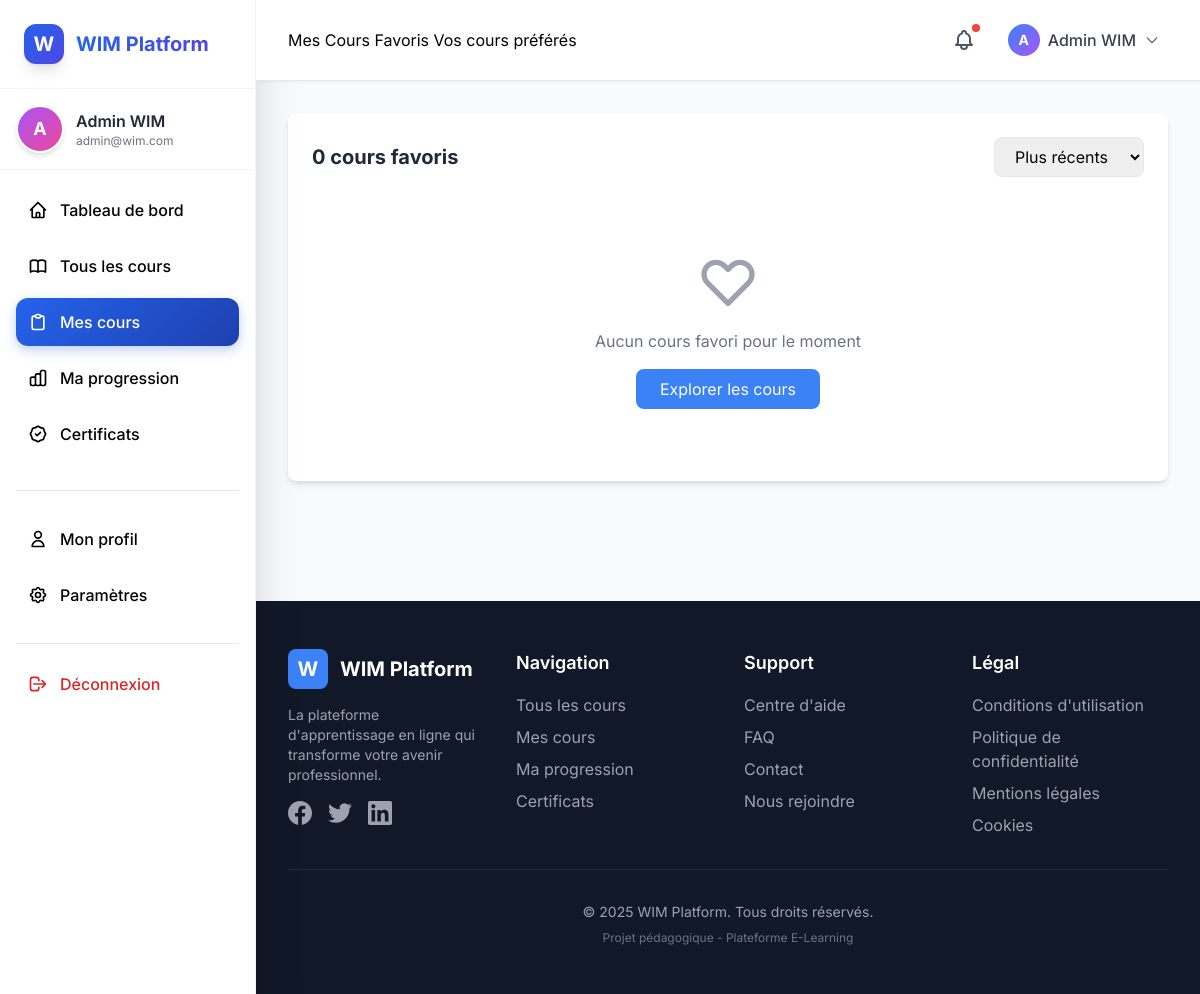
The page /enrollments/favorites/ (signed in) on the database its author committed.
### apps/users/models.py (models this page shows, shortened)
class User(AbstractUser):
    username = None
    email = models.EmailField('adresse email', unique=True)
    name = models.CharField('nom complet', max_length=150, blank=True)
    bio = models.TextField('biographie', max_length=500, blank=True)
    avatar = models.ImageField(upload_to='avatars/', blank=True, null=True)
    phone = models.CharField('téléphone', max_length=20, blank=True)
    location = models.CharField('localisation', max_length=100, blank=True)
    newsletter_subscribed = models.BooleanField('newsletter', default=True)
    email_notifications = models.BooleanField('notifications', default=True)
    is_instructor = models.BooleanField('instructeur', default=False)
    groups = models.ManyToManyField(
        'auth.Group',
        verbose_name='groups',
        blank=True,
        related_name='custom_users',
        related_query_name='custom_user',
    )
    user_permissions = models.ManyToManyField(
        'auth.Permission',
        verbose_name='user permissions',
        blank=True,
        related_name='custom_users',
        related_query_name='custom_user',
    )
    objects = UserManager()
    USERNAME_FIELD = 'email'
    REQUIRED_FIELDS = ['name']
    class Meta:
        verbose_name = 'utilisateur'
        verbose_name_plural = 'utilisateurs'
        ordering = ['-date_joined']

### apps/enrollments/views.py (the view)
# urls.py: path('favorites/', views.FavoritesView.as_view(), name='favorites'),
class FavoritesView(LoginRequiredMixin, ListView):
    model = Enrollment
    template_name = 'enrollments/favorites.html'
    context_object_name = 'favorites'
    def get_queryset(self):
        return Enrollment.objects.filter(
            user=self.request.user,
            is_favorite=True,
            is_active=True
        ).select_related('course', 'course__category')

### templates/enrollments/favorites.html (shortened to what this page needs)
{% extends 'base.html' %}
{% load static %}
{% block page_title %}Mes Cours Favoris{% endblock %}
{% block page_subtitle %}Vos cours préférés{% endblock %}
{% block content %}
<div class="bg-white rounded-lg shadow-md p-6 mb-6">
    <div class="flex items-center justify-between mb-6">
        <h2 class="text-xl font-bold text-gray-800">{{ favorites.count }} cours favoris</h2>
        <div class="flex gap-2">
            <select class="px-4 py-2 border rounded-lg focus:ring-2 focus:ring-blue-500">
                <option>Plus récents</option>
            </select>
        </div>
    </div>
    <div class="grid grid-cols-1 md:grid-cols-2 lg:grid-cols-3 gap-6">
        {% for favorite in favorites %}
        <div class="border rounded-lg overflow-hidden hover:shadow-lg transition-all">
            <div class="relative">
                {% if favorite.course.image %}
                    <img src="{{ favorite.course.image.url }}" alt="{{ favorite.course.title }}" class="w-full h-48 object-cover">
                {% else %}
                    <div class="w-full h-48 bg-gradient-to-br from-red-400 to-pink-500 flex items-center justify-center">
                        <span class="text-white text-3xl font-bold">{{ favorite.course.title|first }}</span>
                    </div>
                {% endif %}
                <button
                    hx-post="{% url 'courses:toggle_favorite' favorite.course.id %}"
                    hx-swap="outerHTML"
                    class="absolute top-2 right-2 p-2 bg-white rounded-full shadow-md hover:bg-gray-100">
                    <svg class="w-6 h-6 text-red-500 fill-current" viewBox="0 0 24 24">
                        <path d="M4.318 6.318a4.5 4.5 0 000 6.364L12 20.364l7.682-7.682a4.5 4.5 0 00-6.364-6.364L12 7.636l-1.318-1.318a4.5 4.5 0 00-6.364 0z"/>
                    </svg>
                </button>
            </div>
            <div class="p-4">
                <span class="text-xs font-semibold text-blue-600 uppercase">{{ favorite.course.category.name }}</span>
                <h3 class="font-bold text-gray-800 mt-2 mb-3">{{ favorite.course.title }}</h3>
                <div class="flex items-center justify-between">
                    <div class="flex items-center space-x-1">
                        {% for i in "12345" %}
                        <svg class="w-4 h-4 {% if forloop.counter <= favorite.course.rating %}text-yellow-400{% else %}text-gray-300{% endif %}" fill="currentColor" viewBox="0 0 20 20">
                            <path d="M9.049 2.927c.3-.921 1.603-.921 1.902 0l1.07 3.292a1 1 0 00.95.69h3.462c.969 0 1.371 1.24.588 1.81l-2.8 2.034a1 1 0 00-.364 1.118l1.07 3.292c.3.921-.755 1.688-1.54 1.118l-2.8-2.034a1 1 0 00-1.175 0l-2.8 2.034c-.784.57-1.838-.197-1.539-1.118l1.07-3.292a1 1 0 00-.364-1.118L2.98 8.72c-.783-.57-.38-1.81.588-1.81h3.461a1 1 0 00.951-.69l1.07-3.292z"></path>
                        </svg>
                        {% endfor %}
                    </div>
                    <a href="{% url 'courses:detail' favorite.course.slug %}"
                       class="px-4 py-2 bg-blue-500 text-white text-sm rounded-lg hover:bg-blue-600">
                        Voir le cours
                    </a>
                </div>
            </div>
        </div>
        {% empty %}
        <div class="col-span-3 text-center py-12">
            <svg class="w-16 h-16 text-gray-400 mx-auto mb-4" fill="none" stroke="currentColor" viewBox="0 0 24 24">
                <path stroke-linecap="round" stroke-linejoin="round" stroke-width="2" d="M4.318 6.318a4.5 4.5 0 000 6.364L12 20.364l7.682-7.682a4.5 4.5 0 00-6.364-6.364L12 7.636l-1.318-1.318a4.5 4.5 0 00-6.364 0z"></path>
            </svg>
            <p class="text-gray-500 mb-4">Aucun cours favori pour le moment</p>
            <a href="{% url 'courses:list' %}" class="inline-block px-6 py-2 bg-blue-500 text-white rounded-lg hover:bg-blue-600">
                Explorer les cours
            </a>
        </div>
        {% endfor %}
    </div>
</div>
{% endblock %}

### templates/base.html (shortened to what this page needs)
{% load static %}
<!DOCTYPE html>
<html lang="fr">
<head>
    <script src="https://cdn.tailwindcss.com"></script>
</head>
<body class="bg-gray-50 antialiased">
    <div class="flex min-h-screen">
        {% if user.is_authenticated %}
        <aside class="w-64 bg-white shadow-2xl fixed h-screen overflow-y-auto border-r border-gray-100 z-10">
            <div class="p-6 border-b border-gray-100">
                <a href="{% url 'dashboard:index' %}" class="flex items-center space-x-3 group">
                    <div class="w-10 h-10 bg-gradient-to-br from-blue-600 to-indigo-600 rounded-xl flex items-center justify-center shadow-lg group-hover:shadow-xl transition-all">
                        <span class="text-white font-bold text-xl">W</span>
                    </div>
                    <span class="text-xl font-bold bg-gradient-to-r from-blue-600 to-indigo-600 bg-clip-text text-transparent">
                    </span>
                </a>
            </div>
            <div class="p-4 border-b border-gray-100">
                <div class="flex items-center space-x-3">
                    {% if user.avatar %}
                        <img src="{{ user.avatar.url }}" alt="{{ user.name }}" class="w-12 h-12 rounded-full border-2 border-blue-200">
                    {% else %}
                        <div class="w-12 h-12 bg-gradient-to-br from-purple-500 to-pink-500 rounded-full flex items-center justify-center border-2 border-white shadow-md">
                            <span class="text-white text-lg font-bold">{{ user.name|first }}</span>
                        </div>
                    {% endif %}
                    <div class="flex-1 min-w-0">
                        <p class="font-semibold text-gray-800 truncate">{{ user.name|truncatechars:15 }}</p>
                        <p class="text-xs text-gray-500 truncate">{{ user.email|truncatechars:20 }}</p>
                    </div>
                </div>
            </div>
            <nav class="p-4">
                <ul class="space-y-2">
                    <li>
                        <a href="{% url 'dashboard:index' %}" class="sidebar-item flex items-center space-x-3 p-3 rounded-xl ">
                            <svg class="w-5 h-5" fill="none" stroke="currentColor" viewBox="0 0 24 24">
                                <path stroke-linecap="round" stroke-linejoin="round" stroke-width="2" d="M3 12l2-2m0 0l7-7 7 7M5 10v10a1 1 0 001 1h3m10-11l2 2m-2-2v10a1 1 0 01-1 1h-3m-6 0a1 1 0 001-1v-4a1 1 0 011-1h2a1 1 0 011 1v4a1 1 0 001 1m-6 0h6"></path>
                            </svg>
                            <span class="font-medium">Tableau de bord</span>
                        </a>
                    </li>
                    <li>
                        <a href="{% url 'courses:list' %}" class="sidebar-item flex items-center space-x-3 p-3 rounded-xl {% if request.resolver_match.namespace == 'courses' %}active{% endif %}">
                            <span class="font-medium">Tous les cours</span>
                        </a>
                    </li>
                    <li>
                        <a href="{% url 'enrollments:my-courses' %}" class="sidebar-item flex items-center space-x-3 p-3 rounded-xl {% if request.resolver_match.namespace == 'enrollments' %}active{% endif %}">
                            <svg class="w-5 h-5" fill="none" stroke="currentColor" viewBox="0 0 24 24">
                                <path stroke-linecap="round" stroke-linejoin="round" stroke-width="2" d="M9 5H7a2 2 0 00-2 2v12a2 2 0 002 2h10a2 2 0 002-2V7a2 2 0 00-2-2h-2M9 5a2 2 0 002 2h2a2 2 0 002-2M9 5a2 2 0 012-2h2a2 2 0 012 2"></path>
                            </svg>
                            <span class="font-medium">Mes cours</span>
                        </a>
                    </li>
                    <li>
                        <a href="{% url 'progress:overview' %}" class="sidebar-item flex items-center space-x-3 p-3 rounded-xl {% if request.resolver_match.namespace == 'progress' %}active{% endif %}">
                            <span class="font-medium">Ma progression</span>
                        </a>
                    </li>
                    <li>
                        <a href="{% url 'certificates:gallery' %}" class="sidebar-item flex items-center space-x-3 p-3 rounded-xl {% if request.resolver_match.namespace == 'certificates' %}active{% endif %}">
                            <span class="font-medium">Certificats</span>
                        </a>
                    </li>
                </ul>
                <div class="mt-8 pt-6 border-t border-gray-200">
                    <ul class="space-y-2">
                        <li>
                            <a href="{% url 'users:profile' user.pk %}" class="sidebar-item flex items-center space-x-3 p-3 rounded-xl">
                                <svg class="w-5 h-5" fill="none" stroke="currentColor" viewBox="0 0 24 24">
                                    <path stroke-linecap="round" stroke-linejoin="round" stroke-width="2" d="M16 7a4 4 0 11-8 0 4 4 0 018 0zM12 14a7 7 0 00-7 7h14a7 7 0 00-7-7z"></path>
                                </svg>
                                <span class="font-medium">Mon profil</span>
                            </a>
                        </li>
                        <li>
                            <a href="{% url 'users:settings' %}" class="sidebar-item flex items-center space-x-3 p-3 rounded-xl">
                                <span class="font-medium">Paramètres</span>
                            </a>
                        </li>
                    </ul>
                </div>
                <div class="mt-6 pt-4 border-t border-gray-200">
                    <a href="{% url 'authentication:logout' %}" class="sidebar-item flex items-center space-x-3 p-3 rounded-xl text-red-600 hover:bg-red-50">
                        <svg class="w-5 h-5" fill="none" stroke="currentColor" viewBox="0 0 24 24">
                            <path stroke-linecap="round" stroke-linejoin="round" stroke-width="2" d="M17 16l4-4m0 0l-4-4m4 4H7m6 4v1a3 3 0 01-3 3H6a3 3 0 01-3-3V7a3 3 0 013-3h4a3 3 0 013 3v1"></path>
                        </svg>
                        <span class="font-medium">Déconnexion</span>
                    </a>
                </div>
            </nav>
        </aside>
        {% endif %}
        <div class="flex-1 {% if user.is_authenticated %}ml-64{% endif %}">
            {% if user.is_authenticated %}
            <header class="bg-white shadow-sm border-b sticky top-0 z-10">
                <div class="px-8 py-4">
                    <div class="flex items-center justify-between">
                        <div>
                            {% block page_title %}{% endblock %}
                            {% block page_subtitle %}{% endblock %}
                        </div>
                        <div class="flex items-center space-x-4">
                            <button class="relative p-2 text-gray-600 hover:bg-gray-100 rounded-lg transition-colors">
                                <span class="absolute top-1 right-1 w-2 h-2 bg-red-500 rounded-full"></span>
                            </button>
                            <div class="relative">
                                <button onclick="toggleUserMenu()" class="flex items-center space-x-2 p-2 rounded-lg hover:bg-gray-100 transition-all">
                                    {% if user.avatar %}
                                        <img src="{{ user.avatar.url }}" alt="{{ user.name }}" class="w-8 h-8 rounded-full">
                                    {% else %}
                                        <div class="w-8 h-8 bg-gradient-to-br from-blue-500 to-purple-500 rounded-full flex items-center justify-center">
                                            <span class="text-white text-sm font-bold">{{ user.name|first }}</span>
                                        </div>
                                    {% endif %}
                                    <span class="text-gray-700 font-medium">{{ user.name|truncatechars:12 }}</span>
                                    <svg class="w-4 h-4 text-gray-500" fill="none" stroke="currentColor" viewBox="0 0 24 24">
                                        <path stroke-linecap="round" stroke-linejoin="round" stroke-width="2" d="M19 9l-7 7-7-7"></path>
                                    </svg>
                                </button>
                            </div>
                        </div>
                    </div>
                </div>
            </header>
            {% endif %}
            <main class="p-8 animate-fade-in-up">
                {% block content %}{% endblock %}
            </main>
            {% include 'partials/footer.html' %}
        </div>
    </div>
</body>
</html>

### templates/base.html (style rules this page uses)
body { font-family: 'Inter', sans-serif; }
:root { --primary-blue: #2563EB; --primary-dark: #1E40AF; --primary-light: #60A5FA; --success: #10B981; --warning: #F59E0B; --danger: #EF4444; --info: #3B82F6; }
.sidebar-item { transition: all 0.3s cubic-bezier(0.4, 0, 0.2, 1); }
.sidebar-item.active { background: linear-gradient(135deg, #2563EB, #1E40AF); color: white; box-shadow: 0 4px 12px rgba(37, 99, 235, 0.3); }
.animate-fade-in-up { animation: fadeInUp 0.6s ease-out; }

### rows shown on the page
User: name|first "A", name "Admin WIM", email "admin@wim.com"

### other values the page prints
{{ favorites.count }} "0"
{{ current_year|default:"2025" }} "2025"
